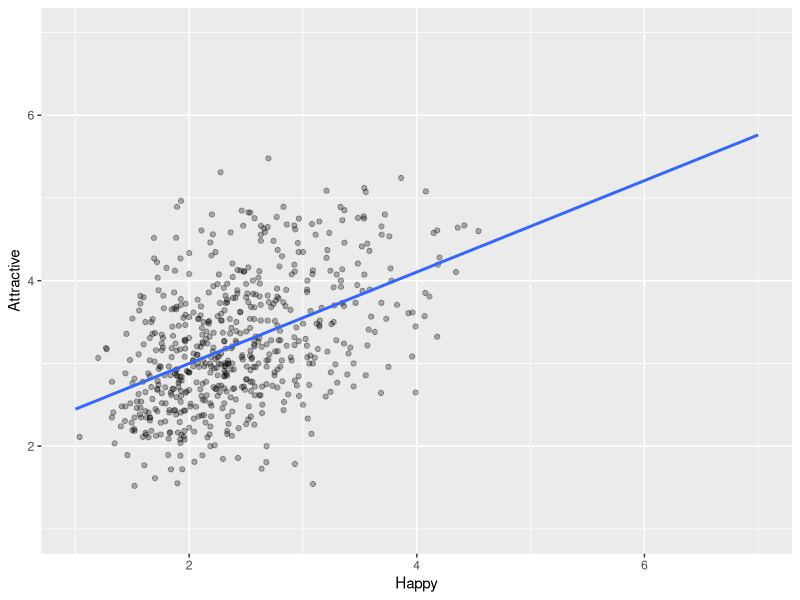
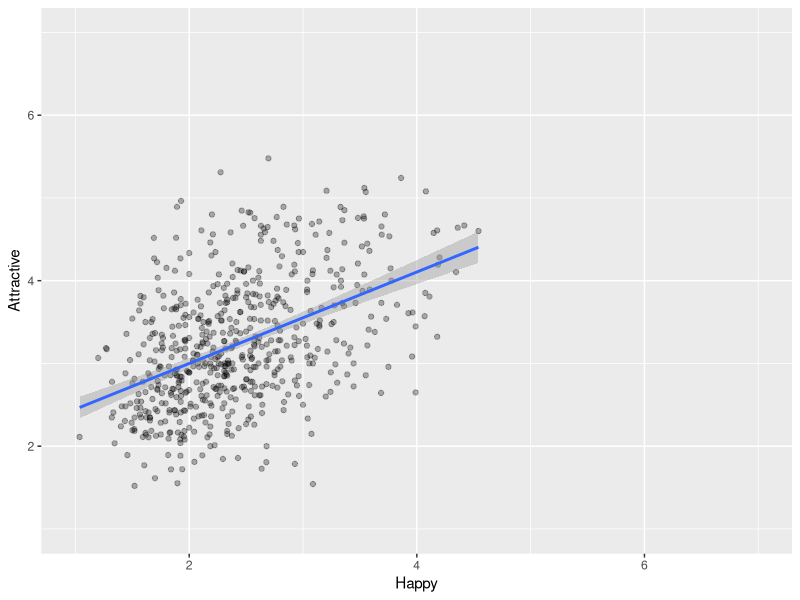
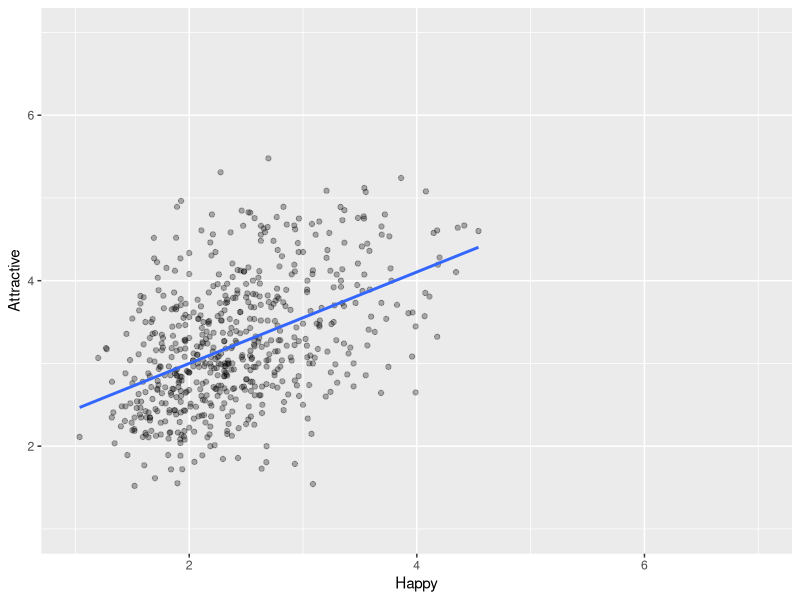
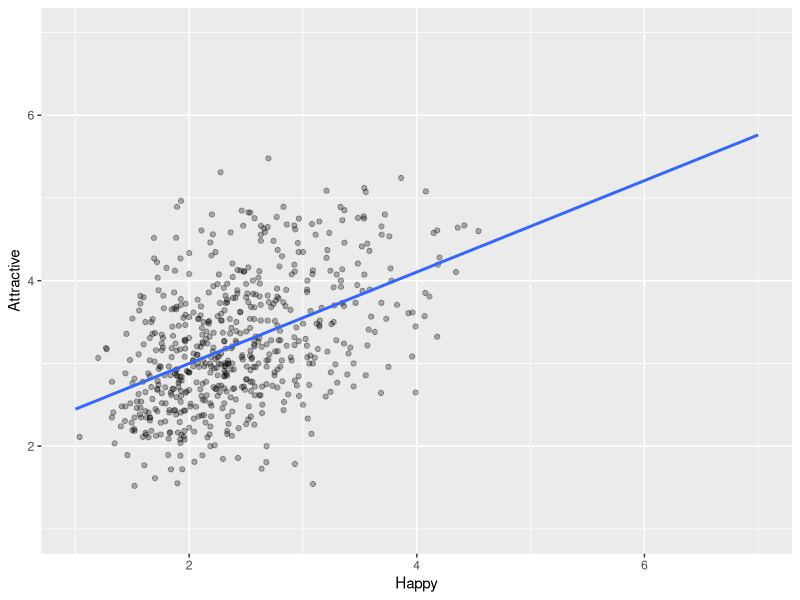
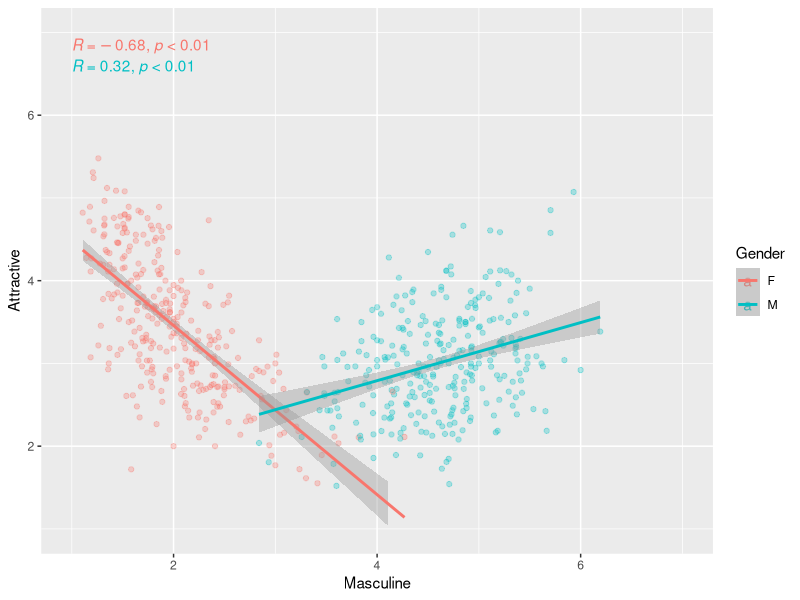
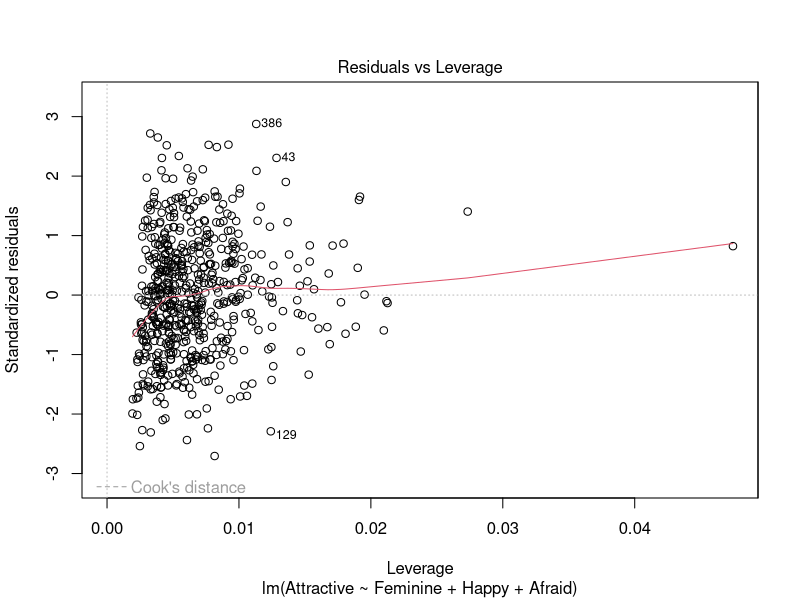
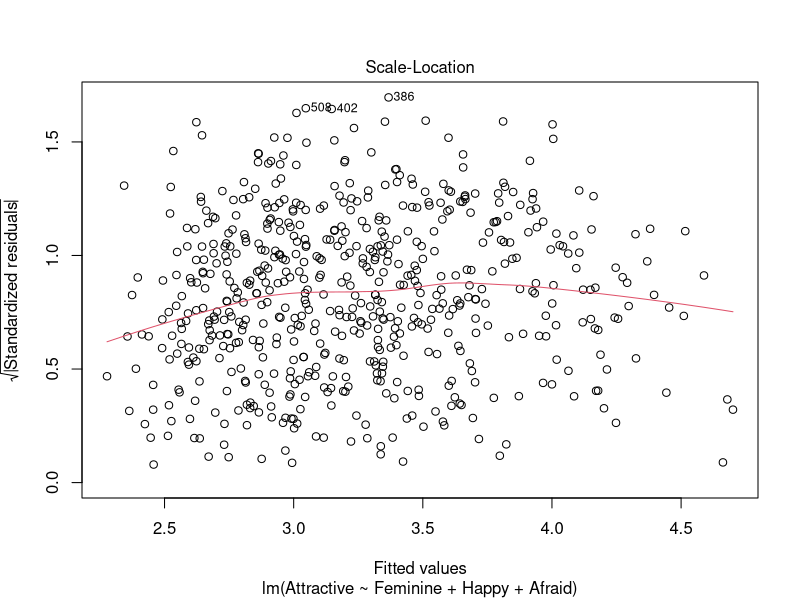
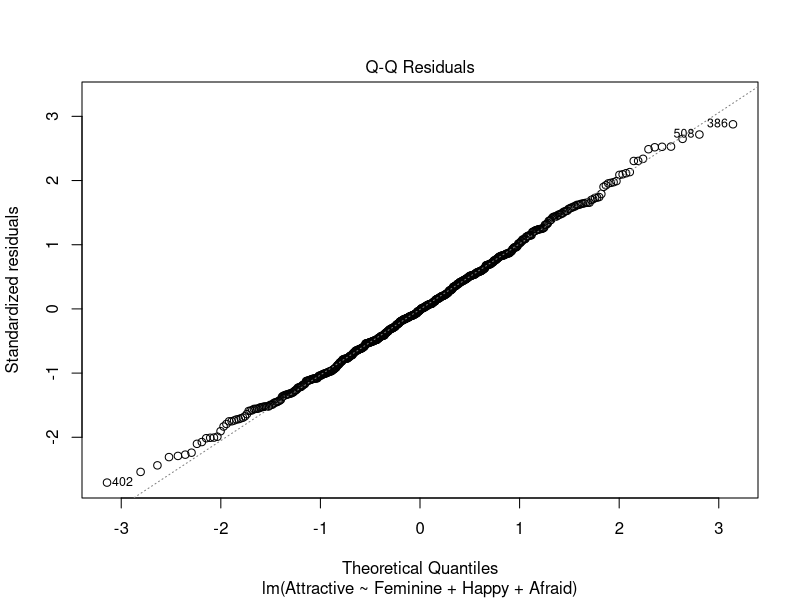

Recreate these plots in R, in order.
## ---- chunk 1
knitr::opts_chunk$set(echo = TRUE)

knitr::opts_chunk$set(fig.height = 3, fig.width = 6)

library(tidyverse)
library(ggplot2)
library(ggpubr)
setwd(dirname(rstudioapi::getSourceEditorContext()$path))
set.seed(42)
options(warn=-1)
## ---- chunk 2
df = read.csv("R03_notes_dataset.csv")
nrow(df)
colnames(df)
## ---- chunk 3
ggplot(df, aes(x=Happy, y=Attractive)) + xlim(1,7) + ylim(1,7) +
  geom_point(alpha=.30) +
  geom_smooth(method="lm", se=FALSE, fullrange=TRUE)
## ---- chunk 4
ggplot(df, aes(x=Happy, y=Attractive)) + xlim(1,7) + ylim(1,7) +
  geom_point(alpha=.30) +
  geom_smooth(method="lm")
## ---- chunk 5
ggplot(df, aes(x=Happy, y=Attractive)) + xlim(1,7) + ylim(1,7) +
  geom_point(alpha=.30) +
  geom_smooth(method="lm", se=FALSE)
## ---- chunk 6
ggplot(df, aes(x=Happy, y=Attractive)) + xlim(1,7) + ylim(1,7) +
  geom_point(alpha=.30) +
  geom_smooth(method="lm", se=FALSE, fullrange=TRUE)
## ---- chunk 7
ggplot(df, aes(x=Masculine, y=Attractive, color=Gender))+xlim(1,7)+ylim(1,7)+
  geom_point(alpha=.30) +
  stat_cor(p.accuracy = 0.01) +
  geom_smooth(method="lm")
## ---- chunk 8
model = lm(Attractive ~ Feminine + Happy + Afraid, data=df)
summary(model)

summary(lm(Attractive ~ Feminine + Happy + Afraid, data=df))
# equivalent to:
lm(Attractive ~ Feminine + Happy + Afraid, data=df) %>% summary()

## ---- chunk 9
model_2 = lm(Attractive ~ Feminine + Happy, data=df)
summary(model_2)

## ---- chunk 10
model = lm(Attractive ~ Feminine + Happy + Afraid, data=df)
## ---- chunk 11
k = length(model$coefficients) - 1 # number of predictors = 3
N = nobs(model)   # number of observations = 597
critical_leverage = (2 * (k + 1)) / N

print(critical_leverage)
## ---- chunk 12
plot(model, 5)
## ---- chunk 13
df %>% 
  select(Attractive, Feminine, Happy, Afraid) %>% 
  cor() %>% 
  round(2)
## ---- chunk 14
plot(model, 3)
## ---- chunk 15
plot(model, 2)
## ---- chunk 16
plot(model, 1)
## ---- chunk 17
x = seq(1, 10, length.out=100)
y = rnorm(n=100, mean=(x-5.5)**2, sd=1)
df_xy = data.frame(x,y)
## ---- chunk 18
  ggplot(df_xy, aes(x=x, y=y)) + geom_point(alpha=.30) + ylim(-10, 20) + 
  geom_smooth(method="lm")
## ---- chunk 19
  ggplot(df_xy, aes(x=x, y=y)) + geom_point(alpha=.30) + ylim(-10, 20) + 
  geom_smooth(method="lm", formula="y~x+I(x^2)")
## ---- chunk 20
# cleanup here
